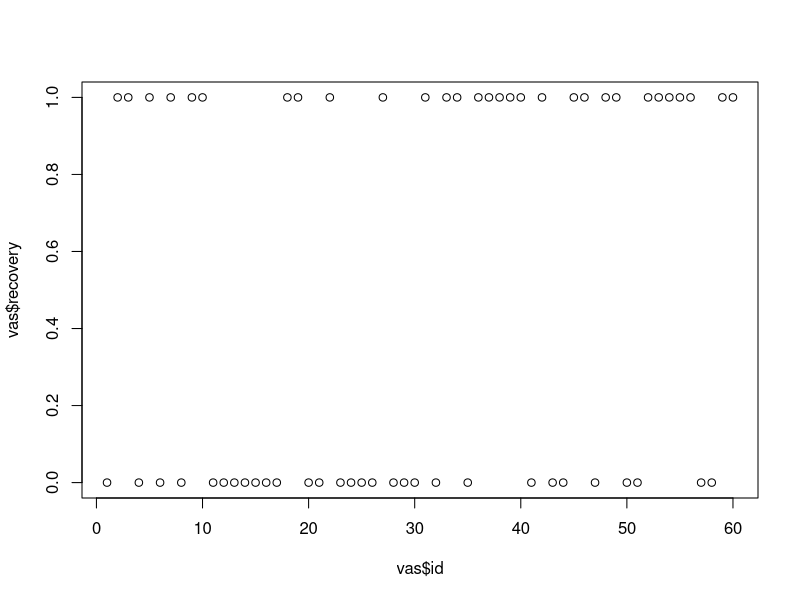

Write the R code that produced this figure.
# 보건의료통계학 - 부산대학교 김남권 교수

################################################################################
# 12강. 범주형 자료분석 · 로지스틱 회귀분석
################################################################################

# 이 강의는 R 기본 함수(stats)만 사용하므로 별도 패키지가 필요 없습니다.
# (confint 결과를 Wald 방식으로 보려면 confint.default 를 사용합니다.)

# Working directory

setwd("")

getwd()

vas <- read.csv("vas.csv")

head(vas)

str(vas)

################################################################################
# 12-1. 범주형 자료분석
################################################################################

##### 1. 적합도 검정

### 1-1. 주사위 실험

# 주사위를 60번 던진 결과
observed <- c(4, 10, 7, 12, 9, 18)

# 기대되는 각 면의 빈도 (공정한 주사위라면 각 면이 나올 확률이 1/6)
expected <- rep(10, 6)

pe <- expected/sum(expected)

po <- observed/sum(observed)

# 카이제곱 적합도 검정 수행

chi <- (4-10)^2/10 + (7-10)^2/10 + (10-10)^2/10 +
  (12-10)^2/10 + (9-10)^2/10 + (18-10)^2/10

chi

p_value <- 1 - pchisq(chi, df = 5)

p_value

# 결과
# p-value가 0.05보다 크면 주사위 실험 결과의 분포는 균등분포(uniform distribution)에 적합

chisq.test(observed, p = pe)

### 1-2. 병상 이용률 실험

# 병상이용률

bed_use <- c("0-39", "40-49", "50-59", "60-69", "70-79", "80-89", "90-99", "100-109")
hospitals <- c(16, 18, 22, 81, 62, 55, 22, 4)  # 각 구간의 빈도수

# 각 구간의 중간값 계산
midpoints <- c(19.5, 44.5, 54.5, 64.5, 74.5, 84.5, 94.5, 104.5)

# 전체 데이터의 평균과 표준편차 계산
total_frequencies <- sum(hospitals)
mean_bed_use <- sum(midpoints * hospitals) / total_frequencies
std_dev_bed_use <- sqrt(sum((midpoints - mean_bed_use)^2 * hospitals) / total_frequencies)

mean_bed_use  # 평균
std_dev_bed_use  # 표준편차

# 정규분포의 누적분포함수를 사용하여 각 구간의 확률 계산
prob_intervals <- pnorm(c(39.5, 49.5, 59.5, 69.5, 79.5, 89.5, 99.5, 109.5), mean=mean_bed_use, sd=std_dev_bed_use) -
  pnorm(c(-0.5, 39.5, 49.5, 59.5, 69.5, 79.5, 89.5, 99.5), mean=mean_bed_use, sd=std_dev_bed_use)

# 기대 도수 계산
expected_frequencies <- total_frequencies * prob_intervals
expected_frequencies  # 기대 도수

# 카이제곱 검정 수행
chisq_test <- chisq.test(hospitals, p=prob_intervals, rescale.p=TRUE)
chisq_test


##### 2. 독립성 검정 : 치료군(treat)과 성별(sex)

# Contingency table

ctable <- table(vas$treat, vas$sex)

ctable

# Chi square test

chi1 <- chisq.test(ctable)

chi1

chi1$observed

chi1$expected

# Fisher's exact test

fisher1 <- fisher.test(ctable)
fisher1

################################################################################
# 12-2. Logistic regression analysis
################################################################################

attach(vas)

# Logistic regression analysis

vasdiff <- vas_1 - vas_2   # 통증 개선량 (VAS는 낮을수록 좋음)

summary(vasdiff)

sd(vasdiff)

vas$recovery <- ifelse(vasdiff >mean(vasdiff), 1, 0)   # 평균보다 많이 개선되면 회복(1)

head(vas$recovery)

table(vas$recovery, vas$treat)

plot(vas$id, vas$recovery)

logitfit <- glm(recovery ~ treat, family = binomial(link = "logit"), data=vas)

summary(logitfit)

summary(logitfit)$coefficients

exp(logitfit$coefficients["treat"])

confint(logitfit)

confint(logitfit)[2,]

exp(confint(logitfit)[2,])

detach(vas)
